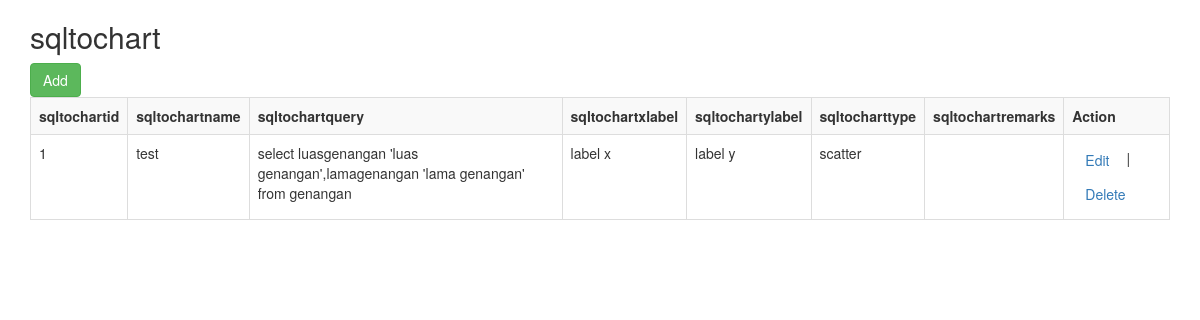
Screenshot of /index.php/sqltochart with the database file from the repository.
### tables this page shows
CREATE TABLE IF NOT EXISTS `sqltochart` (
  `sqltochartid` int(11) NOT NULL AUTO_INCREMENT,
  `sqltochartname` varchar(100) DEFAULT NULL,
  `sqltochartquery` text,
  `sqltochartxlabel` varchar(100) DEFAULT NULL,
  `sqltochartylabel` varchar(100) DEFAULT NULL,
  `sqltocharttype` enum('line','spline','area','areaspline','column','bar','pie','scatter','gauge','arearange','areasplinerange','columnrange') DEFAULT NULL,
  `sqltochartremarks` text,
  PRIMARY KEY (`sqltochartid`)
);

### application/controllers/sqltochart.php (called while the page is built, shortened)
<?php
class sqltochart extends CI_Controller {
    public function index(){
        $arraydataget = array(
            'sqltochartid'=>$this->input->get('sqltochartid'),
            'sqltochartname'=>$this->input->get('sqltochartname'),
            'sqltochartquery'=>$this->input->get('sqltochartquery'),
            'sqltochartxlabel'=>$this->input->get('sqltochartxlabel'),
            'sqltochartylabel'=>$this->input->get('sqltochartylabel'),
            'sqltocharttype'=>$this->input->get('sqltocharttype'),
            'sqltochartremarks'=>$this->input->get('sqltochartremarks')
        );
        $data['table']=$this->msqltochart->select($arraydataget);
    }
}

### index.php (called while the page is built, shortened)
<?php
require_once BASEPATH.'core/CodeIgniter.php';

### application/models/msqltochart.php (the view, shortened to what this page needs)
<?php
class msqltochart extends CI_Model {
    public function select($arrfilter,$url=""){
        $this->db->select('*');
        $this->db->from('sqltochart');
        $query = $this->db->get();
        $table ="<table class='table table-striped table-bordered table-hover'>";
        $table .=" <tr><th>sqltochartid</th><th>sqltochartname</th><th>sqltochartquery</th><th>sqltochartxlabel</th><th>sqltochartylabel</th><th>sqltocharttype</th><th>sqltochartremarks</th><th>Action</th></tr>";
        foreach ($query->result() as $row)
        {
            $table .= "<tr>"."<td>".$row->sqltochartid."</td>"."<td>".$row->sqltochartname."</td>"."<td>".$row->sqltochartquery."</td>"."<td>".$row->sqltochartxlabel."</td>"."<td>".$row->sqltochartylabel."</td>"."<td>".$row->sqltocharttype."</td>"."<td>".$row->sqltochartremarks."</td>"."<td><a class='btn' href=\"//".base_url()."sqltochart\\edit\\".$row->sqltochartid."\">Edit</a> | <a class='btn btn-dangger' href=\"//".base_url()."sqltochart\\delete\\".$row->sqltochartid."\">Delete</a>".($url!=''?" | <a class='btn btn-dangger'  href='//".base_url()."$url/".$row->sqltochartid."'>Detail</a>":'')."</td></tr>";
        }
        $table .="</table>";
        return $table;
    }
}

### rows the page displays
sqltochart: sqltochartid "1", sqltochartname "test", sqltochartquery "select luasgenangan 'luas genangan',lamagenangan 'lama genangan' from genangan", sqltochartxlabel "label x", sqltochartylabel "label y", sqltocharttype "scatter"

### other values shown
$title "sqltochart"
